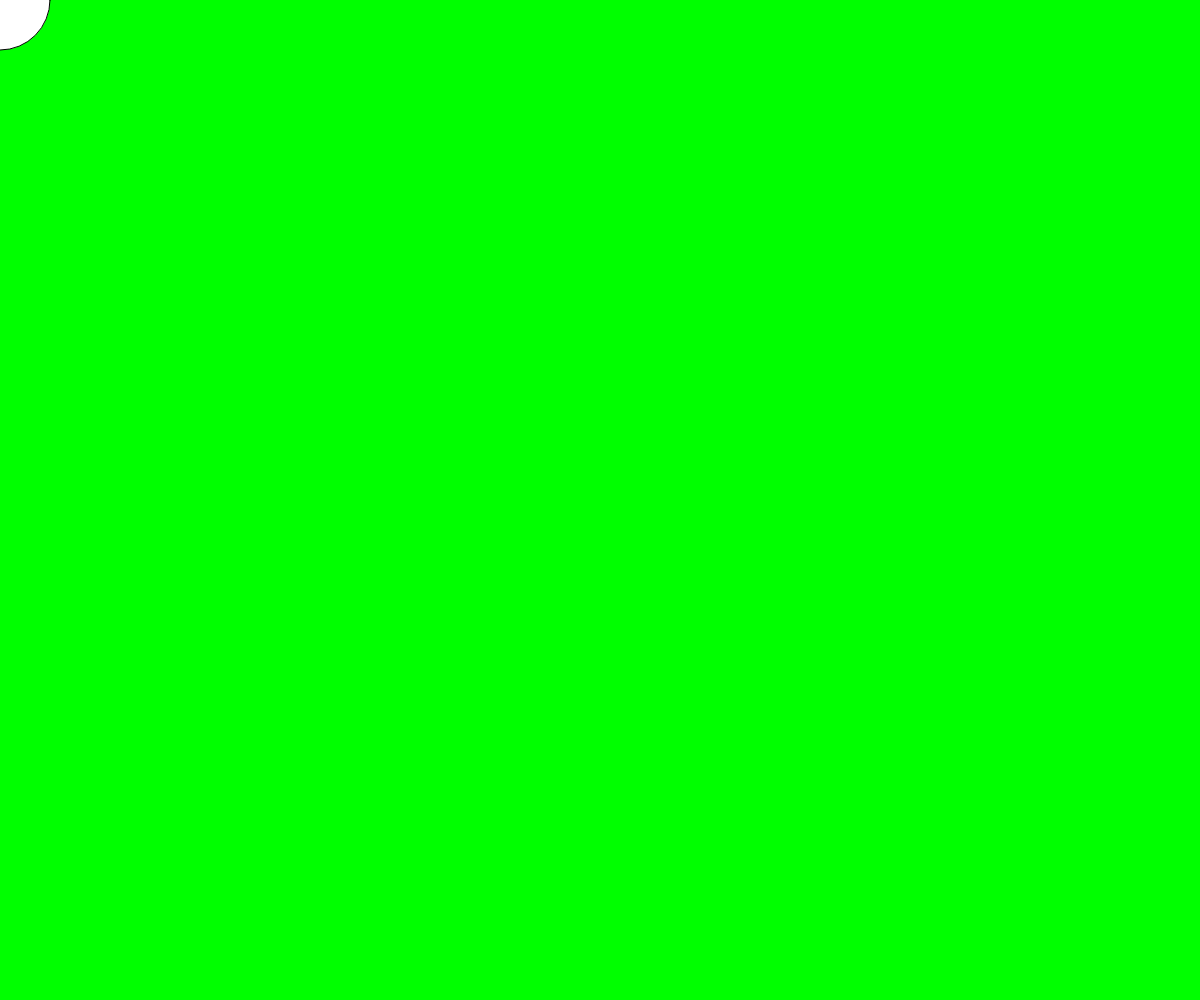
Frame 1 (no input)
Frame 60 (no input): identical to frame 1, image omitted
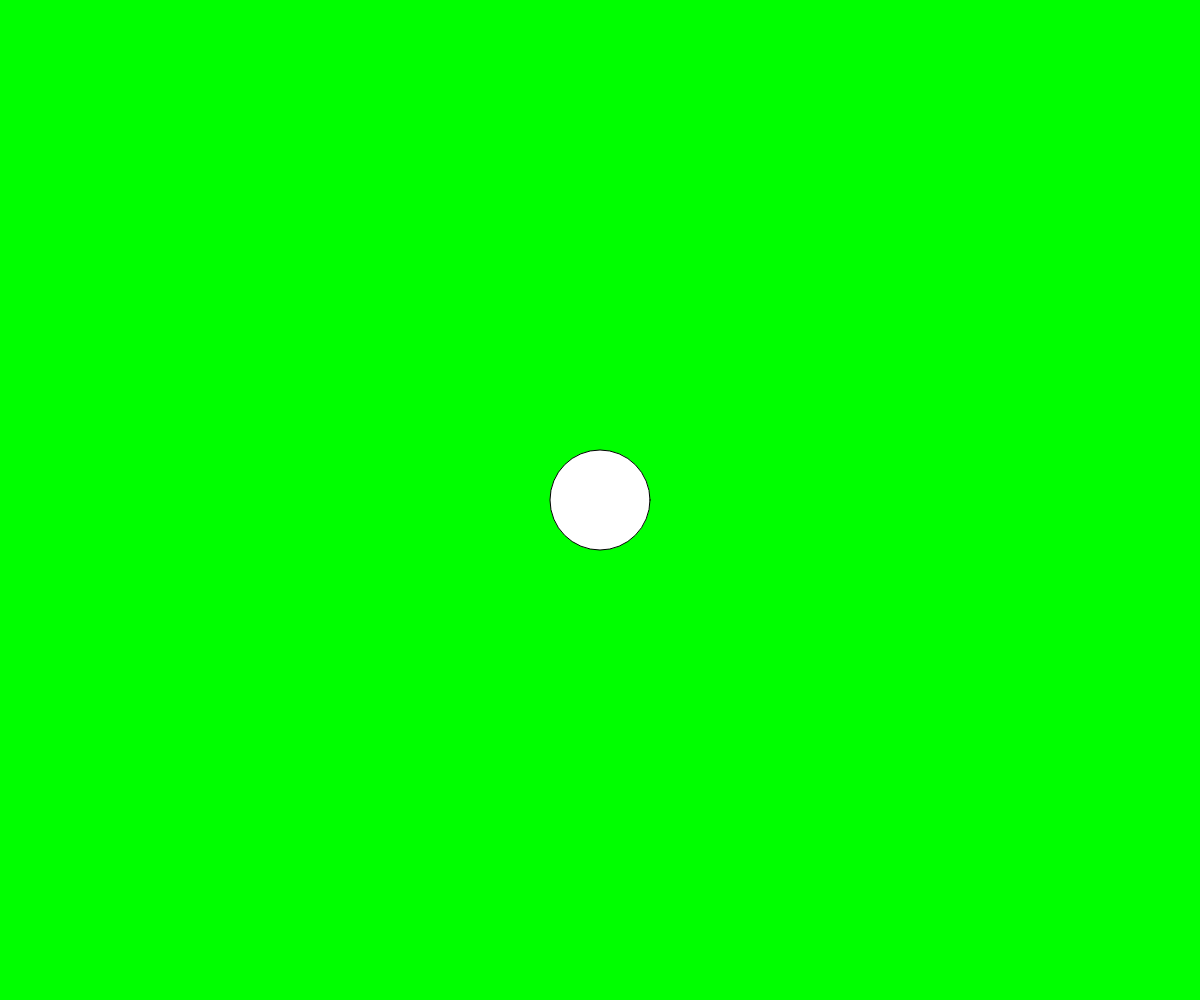
Frame 120 (the mouse pressed at the canvas centre since frame 60)

The p5.js sketch that drew these frames (run headless with seeded random() and noise() and a simulated clock; from frame 60 on, the mouse is pressed at the canvas centre):

// p5.js sketch
// ── sketch.js
//2016 07 24
//funciona con p5.js
//estoy haciendo un lienzo de un color
//con elipse que sigue al mouse

//color en terminos de p5.js es por defecto RGB
//y cada valor va entre 0 y 255.
//1 -> grayscale, 0 es negro y 255 es blanco
//2 -> grayscale + alpha, 0 es transparente
//3 -> rgb, red, green y blue, 0 es nada, 255 es todo

//variables
//las variables son espacios en memoria del computador
//que almacenan valores y que pueden cambiar durante
//la ejecucion del software

//para crear una variable, se tiene que DECLARAR
//DECLARAR se hace SOLO UNA VEZ por variable
//REPITO, SOLO UNA VEZ POR VARIABLE
//se hace asi en javascript
var diametro;
//solo despues de declarar, podemos darle un valor
//darle un valor se llama ASIGNAR
//podemos ASIGNAR cuantas veces queramos
//pero solo despues de declarar
//se hace asi en javascript
diametro = 100;

//existen dos tipos de variables
//hay variables globales y variables locales
//la diferencia radica en donde son declaradas
//las GLOBALES son declaradas FUERA del cuerpo de alguna FUNCION
//las LOCALES son declaradas DENTRO del cuerpo de alguna FUNCION

//hablemos sobre funciones
//las funciones, al igual que las variables, tienen que
//ser DECLARADAS
//en javascript, se declaran asi (existen varias maneras si)
function nombreFuncion() {
  //aqui va el cuerpo de la funcion
}

//para ejecutar una funcion, se usa su nombre y los parentesis
//se puede ejecutar cuantas veces queramos, donde queramos
//nombreFuncion();

//declaracion de la funcion setup()
//aqui no se ejecuta
//setup() corre una vez al principio
function setup() {

  //crear un lienzo
  //createCanvas(dimHor, dimVer);
  createCanvas(windowWidth, windowHeight);

  //crear variable local verde
  var verde;
  //asignar un valor
  verde = 255;
  //atajo: se puede declarar y asignar un valor inicial
  //en una misma linea asi
  var rojo = 255;

  //pintar el fondo del lienzo
  //background(color);
  //background(0, 255, 0);
  background(0, verde, 0);

}

//draw() corre luego de setup, 60 veces por segundo
function draw() {

  //background(color);
  background(0, 255, 0);

  //crear una elipse en el mouse
  //ellipse(posX, posY, width, height);
  ellipse(mouseX, mouseY, diametro, diametro);

  //aumentar diametro en 1
  //a la variable diametro, asignale el valor del resultado de
  //valor actual de la variable diametro + 1.
  //diametro = diametro + 1;

}

//windowResized() es ejecutada cada vez que la ventana
//del navegador cambia de tamano
function windowResized() {

  //resizeCanvas() crea un nuevo lienzo
  resizeCanvas(windowWidth, windowHeight);

  //pintar el fondo del lienzo
  //background(color);
  background(0, 255, 0);

}
